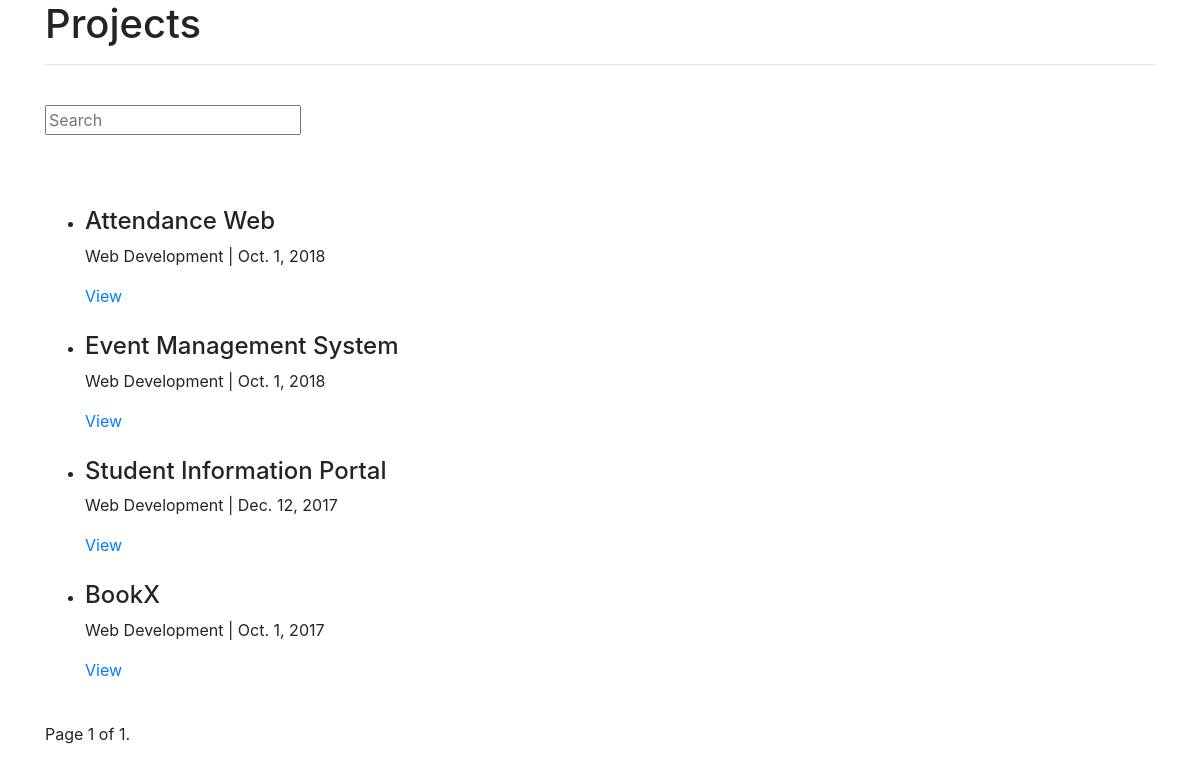
The page /projects/ on the database as committed earlier.
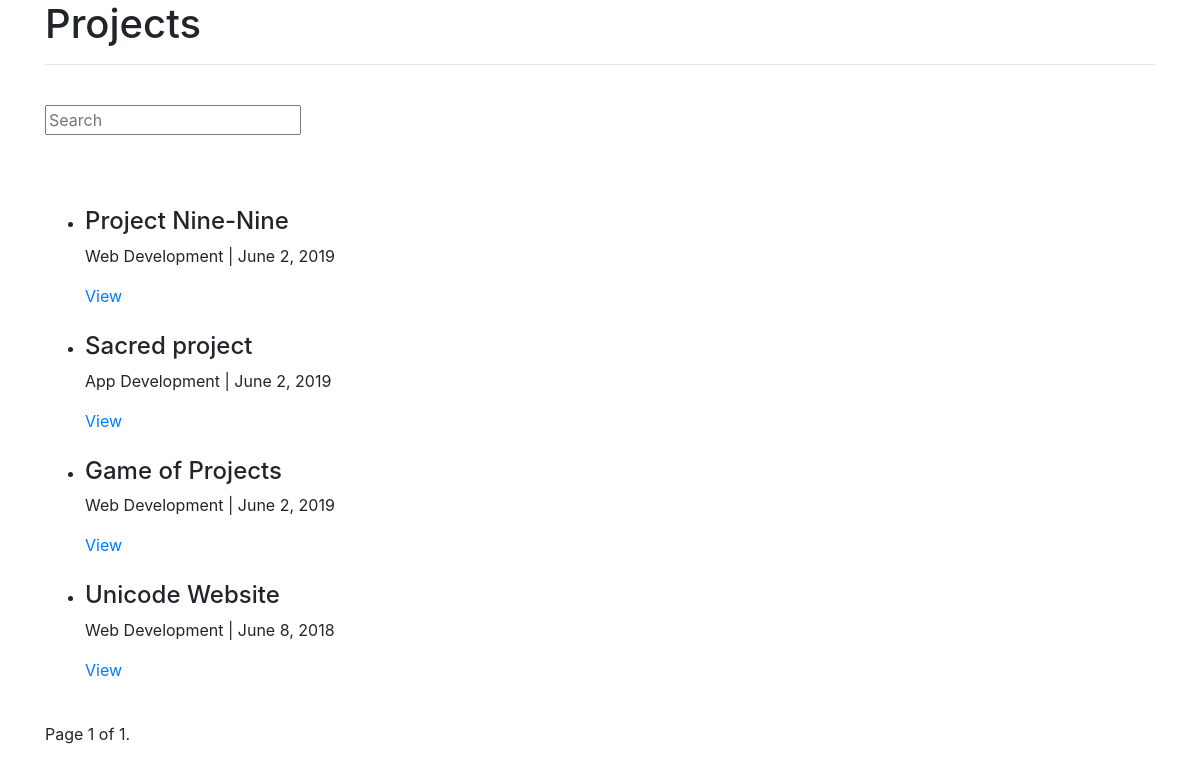
The same page on the database as committed later.
### projects/models.py (models this page shows, shortened)
class Project(models.Model):
    team = models.ManyToManyField(UserProfile)
    title = models.CharField(max_length=255)
    cover = models.ImageField(upload_to='projects/%Y/%m/%d/', blank=True)
    img1 = models.ImageField(upload_to='projects/%Y/%m/%d/', blank=True, null=True)
    img2 = models.ImageField(upload_to='projects/%Y/%m/%d/', blank=True, null=True)
    img3 = models.ImageField(upload_to='projects/%Y/%m/%d/', blank=True, null=True)
    img4 = models.ImageField(upload_to='projects/%Y/%m/%d/', blank=True, null=True)
    img5 = models.ImageField(upload_to='projects/%Y/%m/%d/', blank=True, null=True)
    description = models.TextField()
    slug = models.SlugField(blank=True)
    technologies = MultiSelectField(choices=TECHNOLOGIES_CHOICES)
    stack = models.CharField(max_length=255)
    year = models.DateField()
    repo_link = models.CharField(max_length=255)
    objects = ProjectManager()
    class Meta:
        ordering = ["-year"]

### projects/views.py (the view)
# urls.py: path('', project_list, name='list'),
def project_list(request):
    queryset_list = Project.objects.all()
    query = request.GET.get("q", None)
    if query:
        queryset_list = queryset_list.filter(Q(title__icontains=query) | Q(description__icontains=query) | Q(
            technologies__icontains=query) | Q(team__user__first_name__icontains=query) | Q(
            team__user__last_name__icontains=query)).distinct()
    paginator = Paginator(queryset_list, 10)
    page = request.GET.get('page')
    post_list = paginator.get_page(page)
    context = {
        "title": "Projects",
        "project_list": post_list
    }
    if request.user.is_authenticated:
        context["user"] = True
    else:
        context["user"] = False
    return render(request, "projects/project_list.html", context)

### templates/projects/project_list.html (shortened to what this page needs)
{% extends 'base.html' %}
{% block content %}
<h1>{{ title }}</h1>
<hr />
<br />
{% include 'search.html' %}
<br />
<br />
<br />
{% if project_list %}
<ul>
  {% for project in project_list %}
  <li>
    <h4>{{ project.title }}</h4>
    <p>{{ project.technologies }} | {{ project.year }}</p>
    <a href="{% url 'projects:detail' slug=project.slug %}">View</a>
  </li>
  <br />
  {% endfor %}
</ul>
{% else %}
<h4>No projects</h4>
{% endif %}
<div class="pagination">
  <span class="step-links">
    <span class="current">
      Page {{ project_list.number }} of {{ project_list.paginator.num_pages }}.
    </span>
  </span>
</div>
{% endblock content %}

Rows that differ between the two databases and show on the page:
removed Project: title "Attendance Web", technologies "Web Development", year "Oct. 1, 2018"
removed Project: title "Student Information Portal", technologies "Web Development", year "Dec. 12, 2017"
removed Project: title "BookX", technologies "Web Development", year "Oct. 1, 2017"
changed Project: title "Event Management System" → "Project Nine-Nine"; year "Oct. 1, 2018" → "June 2, 2019"
added Project: title "Sacred project", technologies "App Development", year "June 2, 2019"
added Project: title "Game of Projects", technologies "Web Development", year "June 2, 2019"
added Project: title "Unicode Website", technologies "Web Development", year "June 8, 2018"
